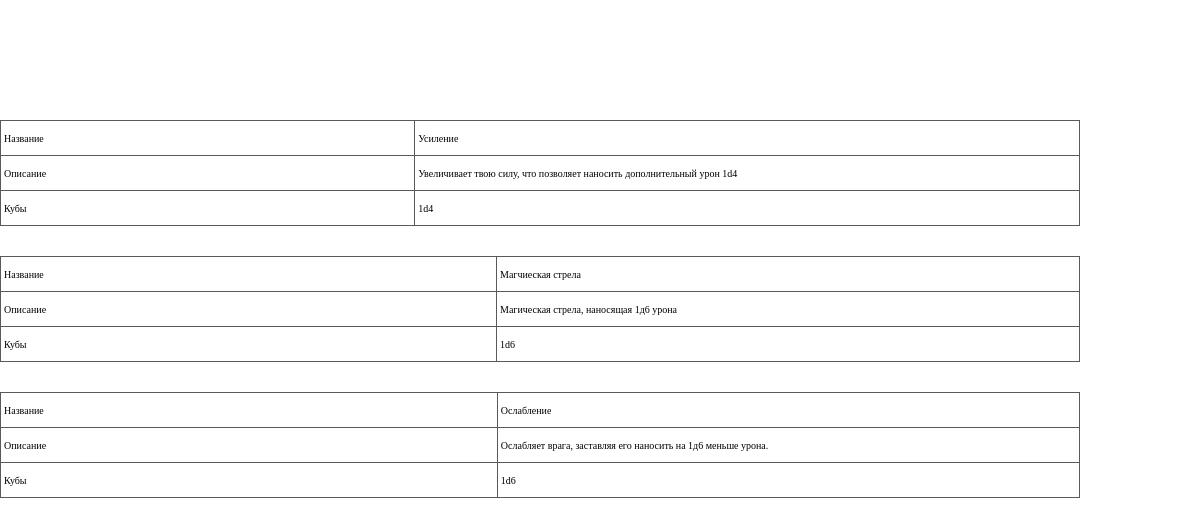
Page /pages/allAbilities.php (signed in) on the earlier database version.
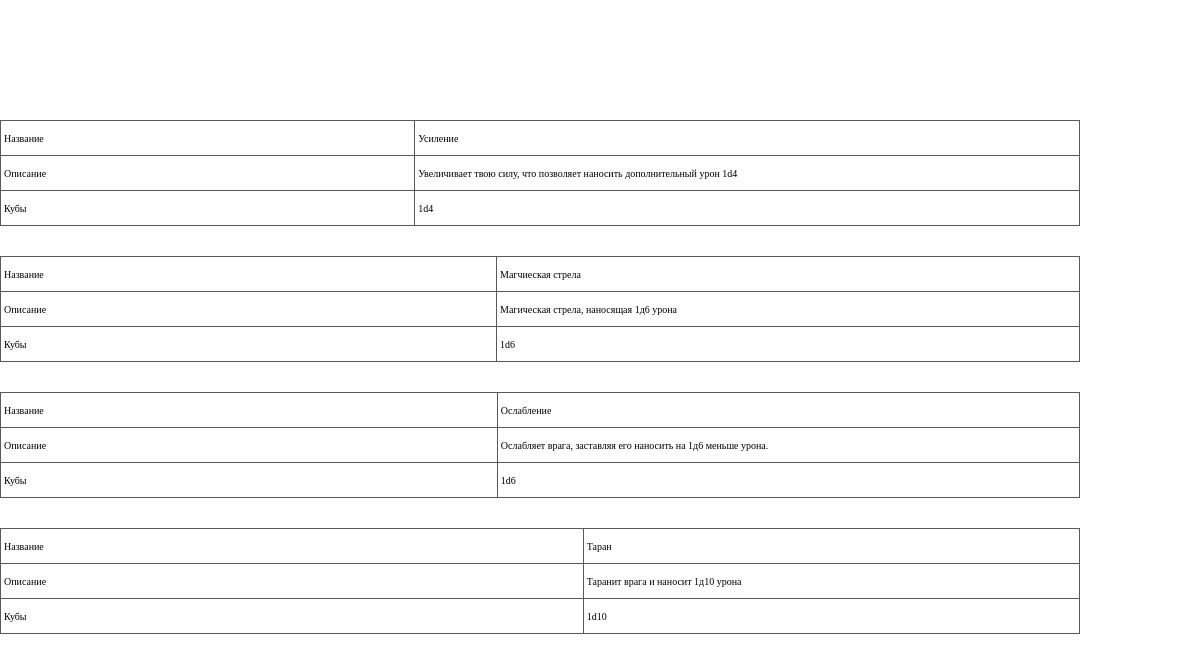
Same page on the later database version.
### tables this page shows
CREATE TABLE `abilities` (
  `id` int(11) NOT NULL,
  `userId` int(11) NOT NULL,
  `name` varchar(255) NOT NULL,
  `description` varchar(1000) DEFAULT NULL,
  `dice` varchar(255) DEFAULT NULL
);

### assets/Component/DB/DBComponent.php (called while the page is built)
<?php
abstract class DBComponent
{
    protected function getConnection() {
        return mysqli_connect('localhost', 'root', '', 'encountergenerator');
    }
}

### assets/Component/DB/DBSelect.php (called while the page is built, shortened)
<?php
include 'DBComponent.php';
class DBSelect extends DBComponent
{
    public function getUIdByLogin($login)
    {
        $sql = "SELECT id FROM users WHERE login='" . $login . "'";
        return mysqli_fetch_row(mysqli_query(parent::getConnection(), $sql))[0];
    }
    public function getAbilityByUId($userId) {
        $sql = "SELECT * FROM abilities WHERE userId=" . $userId;
        $connection = parent::getConnection();
        return $connection->query($sql);
    }
    public function getAbilitiesNum($userId) {
        $sql = "SELECT COUNT(*) FROM abilities WHERE userId=" . $userId;
        $connection = parent::getConnection();
        $sqlResult = $connection->query($sql);
        return $sqlResult->fetch_row()[0];
    }
}

### assets/Component/Renderer/AllAbilitiesRenderer.php (the view, shortened to what this page needs)
<?php
include dirname(__DIR__) . '/DB/DBSelect.php';
class AllAbilitiesRenderer
{
    public function renderItem($login) {
        $DB = new DBSelect();
        $userId = $DB->getUIdByLogin($login);
        $encounterSql = $DB->getAbilityByUId($userId);
        $counter = $DB->getAbilitiesNum($userId);
        for ($i = 0; $i < $counter; $i++) {
            $row = $encounterSql->fetch_assoc();
            unset($row['id'], $row['userId']);
            echo
            '
            <table class="pattern-table">
	            <tbody>
            ';
            foreach ($row as $key => $value) {
                echo
                    '
                <tr id="'. $key .'">
                    <td>' . ABILITY_DB_TO_REAL_TEXT[$key] .'</td>
			        <td>' . $value .'</td>
                </tr>
                ';
            }
            echo
            '
	            </tbody>
            </table>
            ';
        }
    }
}

### pages/allAbilities.php (shortened to what this page needs)
<?php
include dirname(__DIR__) . '/assets/Component/Renderer/AllAbilitiesRenderer.php';
$renderer = new AllAbilitiesRenderer();
?>
<!DOCTYPE html>
<html lang="en">
<head>
    <link rel="stylesheet" href="../styles/style.css">
    <link rel="stylesheet" href="../styles/tableStyles.css">
    <link href="https://cdn.jsdelivr.net/npm/select2@4.1.0-rc.0/dist/css/select2.min.css" rel="stylesheet" />
</head>
<body>
<div id="pattern-table">
    <?php
    $renderer->renderItem($_SESSION['username']);
    ?>
</div>
</body>
</html>

### styles/style.css (style rules this page uses)
* { padding: 0; margin: 0; box-sizing: border-box; }
body { font-family: "Playfair Display", serif; font-size: 62.5%; overflow-x: hidden; }

### styles/tableStyles.css (style rules this page uses)
table.pattern-table { width: 100%; border-collapse:collapse; border-spacing:0; height: auto; margin-bottom: 30px; }
table.pattern-table,table.pattern-table td, table.pattern-table th { border: 1px solid #595959; }
table.pattern-table td,table.pattern-table th { min-height:35px;padding: 3px; width: 30px; height: 35px; }
#pattern-table { margin-right: 10%; padding-top: 10%; }

Differences in the rows shown:
added abilities: name "Таран", description "Таранит врага и наносит 1д10 урона", dice "1d10"
Other differences:
new list line: "Название Описание Кубы"
